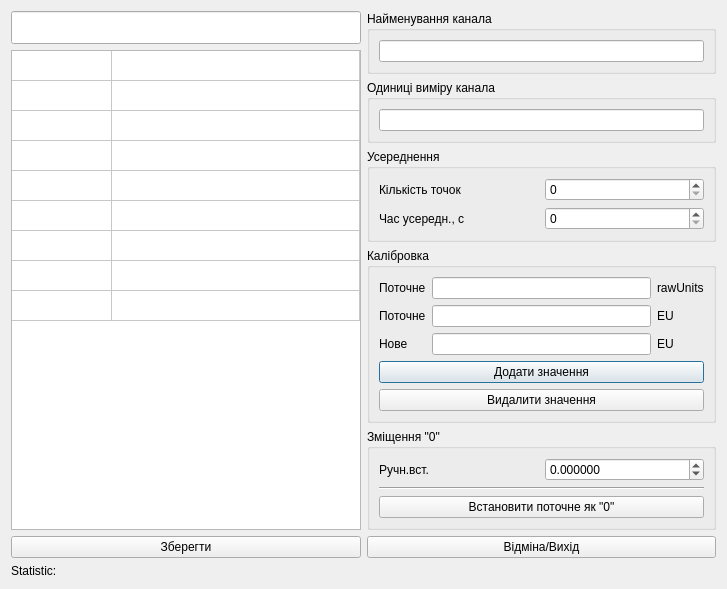
<?xml version="1.0" encoding="UTF-8"?>
<ui version="4.0">
 <class>DialogCalibr</class>
 <widget class="QDialog" name="DialogCalibr">
  <property name="geometry">
   <rect>
    <x>0</x>
    <y>0</y>
    <width>727</width>
    <height>589</height>
   </rect>
  </property>
  <property name="windowTitle">
   <string>Калибровка</string>
  </property>
  <layout class="QGridLayout" name="gridLayout_2">
   <item row="0" column="0">
    <layout class="QVBoxLayout" name="verticalLayout_3">
     <item>
      <widget class="QLineEdit" name="lineEdit_Value">
       <property name="font">
        <font>
         <pointsize>16</pointsize>
         <bold>true</bold>
        </font>
       </property>
       <property name="text">
        <string/>
       </property>
       <property name="alignment">
        <set>Qt::AlignCenter</set>
       </property>
       <property name="readOnly">
        <bool>true</bool>
       </property>
      </widget>
     </item>
     <item>
      <widget class="QTableWidget" name="tableWidgetCalPoints">
       <property name="lineWidth">
        <number>1</number>
       </property>
       <property name="editTriggers">
        <set>QAbstractItemView::DoubleClicked|QAbstractItemView::SelectedClicked</set>
       </property>
       <property name="selectionMode">
        <enum>QAbstractItemView::SingleSelection</enum>
       </property>
       <property name="selectionBehavior">
        <enum>QAbstractItemView::SelectItems</enum>
       </property>
       <property name="sortingEnabled">
        <bool>false</bool>
       </property>
       <property name="rowCount">
        <number>9</number>
       </property>
       <property name="columnCount">
        <number>2</number>
       </property>
       <attribute name="horizontalHeaderVisible">
        <bool>false</bool>
       </attribute>
       <attribute name="horizontalHeaderCascadingSectionResizes">
        <bool>false</bool>
       </attribute>
       <attribute name="horizontalHeaderHighlightSections">
        <bool>true</bool>
       </attribute>
       <attribute name="horizontalHeaderStretchLastSection">
        <bool>true</bool>
       </attribute>
       <attribute name="verticalHeaderVisible">
        <bool>false</bool>
       </attribute>
       <attribute name="verticalHeaderStretchLastSection">
        <bool>false</bool>
       </attribute>
       <row/>
       <row/>
       <row/>
       <row/>
       <row/>
       <row/>
       <row/>
       <row/>
       <row/>
       <column/>
       <column/>
      </widget>
     </item>
    </layout>
   </item>
   <item row="0" column="1">
    <layout class="QVBoxLayout" name="verticalLayout_2" stretch="0,10,10,10,10">
     <item>
      <widget class="QGroupBox" name="groupBoxChName">
       <property name="title">
        <string>Найменування канала</string>
       </property>
       <layout class="QVBoxLayout" name="verticalLayout_5">
        <item>
         <widget class="QLineEdit" name="lineEditChName"/>
        </item>
       </layout>
      </widget>
     </item>
     <item>
      <widget class="QGroupBox" name="groupBox">
       <property name="title">
        <string>Одиниці виміру канала</string>
       </property>
       <layout class="QVBoxLayout" name="verticalLayout">
        <item>
         <widget class="QLineEdit" name="lineEdit_EU"/>
        </item>
       </layout>
      </widget>
     </item>
     <item>
      <widget class="QGroupBox" name="groupBox_averagePoints">
       <property name="title">
        <string>Усереднення</string>
       </property>
       <layout class="QGridLayout" name="gridLayout_3">
        <item row="1" column="0">
         <widget class="QLabel" name="label_timeAvgInterval">
          <property name="text">
           <string>Час усередн., c</string>
          </property>
         </widget>
        </item>
        <item row="1" column="3">
         <widget class="QSpinBox" name="spinBox_timeAvgInterval">
          <property name="maximum">
           <number>10000</number>
          </property>
         </widget>
        </item>
        <item row="0" column="0">
         <widget class="QLabel" name="label_avgPoints">
          <property name="text">
           <string>Кількість точок</string>
          </property>
         </widget>
        </item>
        <item row="0" column="3">
         <widget class="QSpinBox" name="spinBox_numAvgPoints">
          <property name="maximum">
           <number>100</number>
          </property>
          <property name="singleStep">
           <number>3</number>
          </property>
         </widget>
        </item>
       </layout>
      </widget>
     </item>
     <item>
      <widget class="QGroupBox" name="groupBox_2">
       <property name="title">
        <string>Калібровка</string>
       </property>
       <layout class="QGridLayout" name="gridLayout">
        <item row="1" column="0">
         <widget class="QLabel" name="label_2">
          <property name="text">
           <string>Поточне</string>
          </property>
         </widget>
        </item>
        <item row="2" column="0">
         <widget class="QLabel" name="label_3">
          <property name="text">
           <string>Нове</string>
          </property>
         </widget>
        </item>
        <item row="2" column="1">
         <widget class="QLineEdit" name="lineEdit_CalibrVaueEU_new"/>
        </item>
        <item row="0" column="1">
         <widget class="QLineEdit" name="lineEdit_CalibrValueRaw"/>
        </item>
        <item row="1" column="2">
         <widget class="QLabel" name="label_EU">
          <property name="text">
           <string>EU</string>
          </property>
         </widget>
        </item>
        <item row="2" column="2">
         <widget class="QLabel" name="label_EU_new">
          <property name="text">
           <string>EU</string>
          </property>
         </widget>
        </item>
        <item row="3" column="0" colspan="3">
         <widget class="QPushButton" name="buttonAddValue">
          <property name="text">
           <string>Додати значення</string>
          </property>
          <property name="icon">
           <iconset resource="res.qrc">
            <normaloff>:/icons/Add.ico</normaloff>:/icons/Add.ico</iconset>
          </property>
         </widget>
        </item>
        <item row="4" column="0" colspan="3">
         <widget class="QPushButton" name="buttonDeleteValue">
          <property name="text">
           <string>Видалити значення</string>
          </property>
          <property name="icon">
           <iconset resource="res.qrc">
            <normaloff>:/icons/Delete.ico</normaloff>:/icons/Delete.ico</iconset>
          </property>
         </widget>
        </item>
        <item row="0" column="2">
         <widget class="QLabel" name="label_4">
          <property name="text">
           <string>rawUnits</string>
          </property>
         </widget>
        </item>
        <item row="1" column="1">
         <widget class="QLineEdit" name="lineEdit_CalibrValueEU"/>
        </item>
        <item row="0" column="0">
         <widget class="QLabel" name="label">
          <property name="text">
           <string>Поточне</string>
          </property>
         </widget>
        </item>
       </layout>
      </widget>
     </item>
     <item>
      <widget class="QGroupBox" name="groupBox_3">
       <property name="title">
        <string>Зміщення &quot;0&quot;</string>
       </property>
       <layout class="QVBoxLayout" name="verticalLayout_4">
        <item>
         <layout class="QHBoxLayout" name="horizontalLayout_2">
          <item>
           <widget class="QLabel" name="label_5">
            <property name="text">
             <string>Ручн.вст.</string>
            </property>
           </widget>
          </item>
          <item>
           <widget class="QDoubleSpinBox" name="doubleSpinBox_zeroOffset">
            <property name="decimals">
             <number>6</number>
            </property>
            <property name="minimum">
             <double>-1000000.000000000000000</double>
            </property>
            <property name="maximum">
             <double>1000000.000000000000000</double>
            </property>
            <property name="singleStep">
             <double>0.100000000000000</double>
            </property>
           </widget>
          </item>
         </layout>
        </item>
        <item>
         <widget class="Line" name="line">
          <property name="orientation">
           <enum>Qt::Horizontal</enum>
          </property>
         </widget>
        </item>
        <item>
         <widget class="QPushButton" name="buttonSetCurrentToOffset">
          <property name="text">
           <string>Встановити поточне як &quot;0&quot;</string>
          </property>
         </widget>
        </item>
       </layout>
      </widget>
     </item>
    </layout>
   </item>
   <item row="1" column="0" colspan="2">
    <layout class="QHBoxLayout" name="horizontalLayout_3">
     <item>
      <widget class="QPushButton" name="buttonSaveCalibr">
       <property name="text">
        <string>Зберегти</string>
       </property>
       <property name="icon">
        <iconset resource="res.qrc">
         <normaloff>:/icons/Save.ico</normaloff>:/icons/Save.ico</iconset>
       </property>
       <property name="iconSize">
        <size>
         <width>32</width>
         <height>32</height>
        </size>
       </property>
      </widget>
     </item>
     <item>
      <widget class="QPushButton" name="buttonExit">
       <property name="text">
        <string>Відміна/Вихід</string>
       </property>
       <property name="icon">
        <iconset resource="res.qrc">
         <normaloff>:/icons/exit.ico</normaloff>:/icons/exit.ico</iconset>
       </property>
       <property name="iconSize">
        <size>
         <width>32</width>
         <height>32</height>
        </size>
       </property>
      </widget>
     </item>
    </layout>
   </item>
   <item row="2" column="0">
    <widget class="QLabel" name="label_statistic">
     <property name="sizePolicy">
      <sizepolicy hsizetype="Preferred" vsizetype="Preferred">
       <horstretch>0</horstretch>
       <verstretch>0</verstretch>
      </sizepolicy>
     </property>
     <property name="text">
      <string>Statistic: </string>
     </property>
    </widget>
   </item>
  </layout>
 </widget>
 <resources>
  <include location="res.qrc"/>
 </resources>
 <connections/>
</ui>
